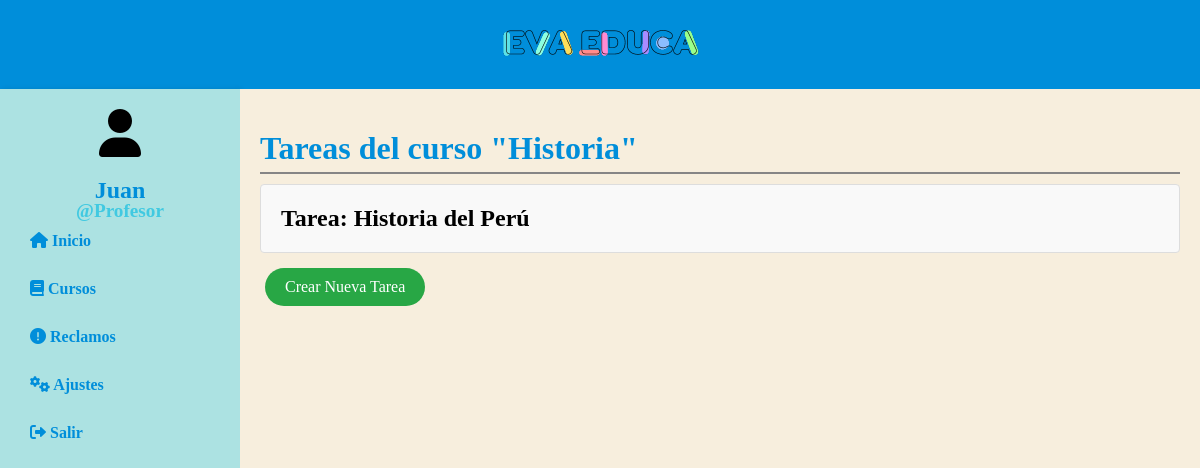
The app's page /profesor/tareas/1/ (signed in), older data.
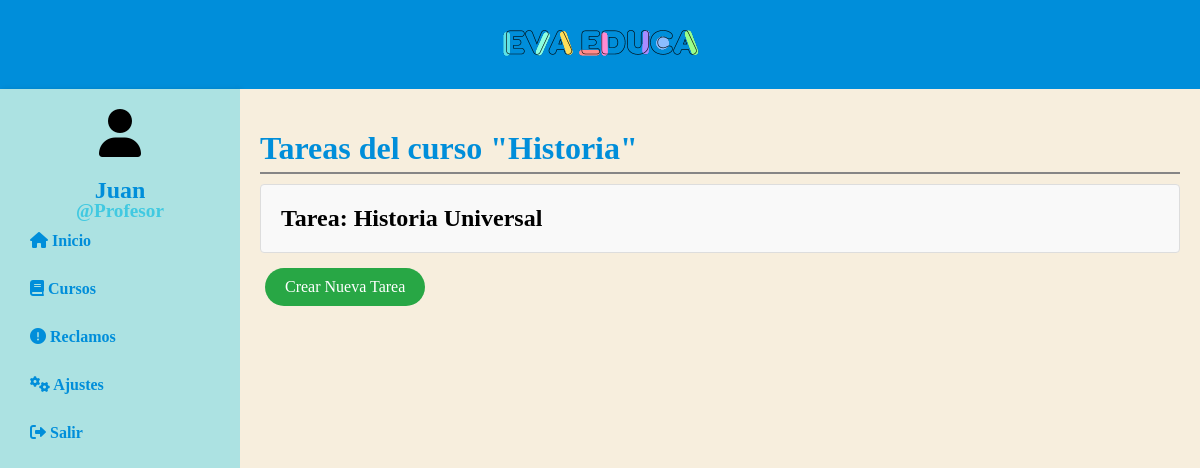
The same page, newer data.
### administrador/models.py (models this page shows)
class tareas(models.Model):
    id_curso = models.ForeignKey(curso, on_delete=models.CASCADE)
    tema = models.CharField(max_length=100)
    descripcion = models.TextField()
    rubrica = models.FileField(upload_to='rubricas/')
    archivo = models.FileField(upload_to='archivos/')

### profesor/decorators.py (the view)
    def wrapper(request, *args, **kwargs):
        if 'profesor_id' not in request.session:
            return redirect('login_p')
        return view_func(request, *args, **kwargs)

### profesor/context_processors.py (called while the page is built)
def profesor_context(request):
    profesor_id = request.session.get('profesor_id')
    if profesor_id:
        profesor_obj = profesor.objects.get(id=profesor_id)
        return {'profesor_logueado': profesor_obj}
    return {}

### profesor/views.py (called while the page is built)
@profesor_login_required
def tareas_curso(request, curso_id):
    curso_obj = get_object_or_404(curso, id=curso_id)
    tareas_curso = tareas.objects.filter(id_curso=curso_obj)
    evaluaciones_curso = evaluacion.objects.filter(id_curso=curso_obj)
    return render(request, 'tarea.html', {
        'curso': curso_obj,
        'tareas': tareas_curso,
        'evaluaciones': evaluaciones_curso
    })

### profesor/templates/tarea.html (shortened to what this page needs)
{% extends 'layouts/base_p.html' %}
{% block content %}
<h1 class="titulo-cursos">Tareas del curso "{{ curso.nombre }}"</h1>
<div class="tareas">
    {% for tarea in tareas %}
        <div class="tarea">
            <h2 class="tarea-header" onclick="toggleDetails(this)">
                Tarea: {{ tarea.tema }}
            </h2>
        </div>
    {% empty %}
        <p>No hay tareas para este curso.</p>
    {% endfor %}
</div>
<a href="{% url 'crear_tarea' curso.id %}" class="btn btn-green btn-create">Crear Nueva Tarea</a>
{% endblock %}

Row changes from the older to the newer data that the page shows:
changed tareas: tema "Historia del Perú" → "Historia Universal"
